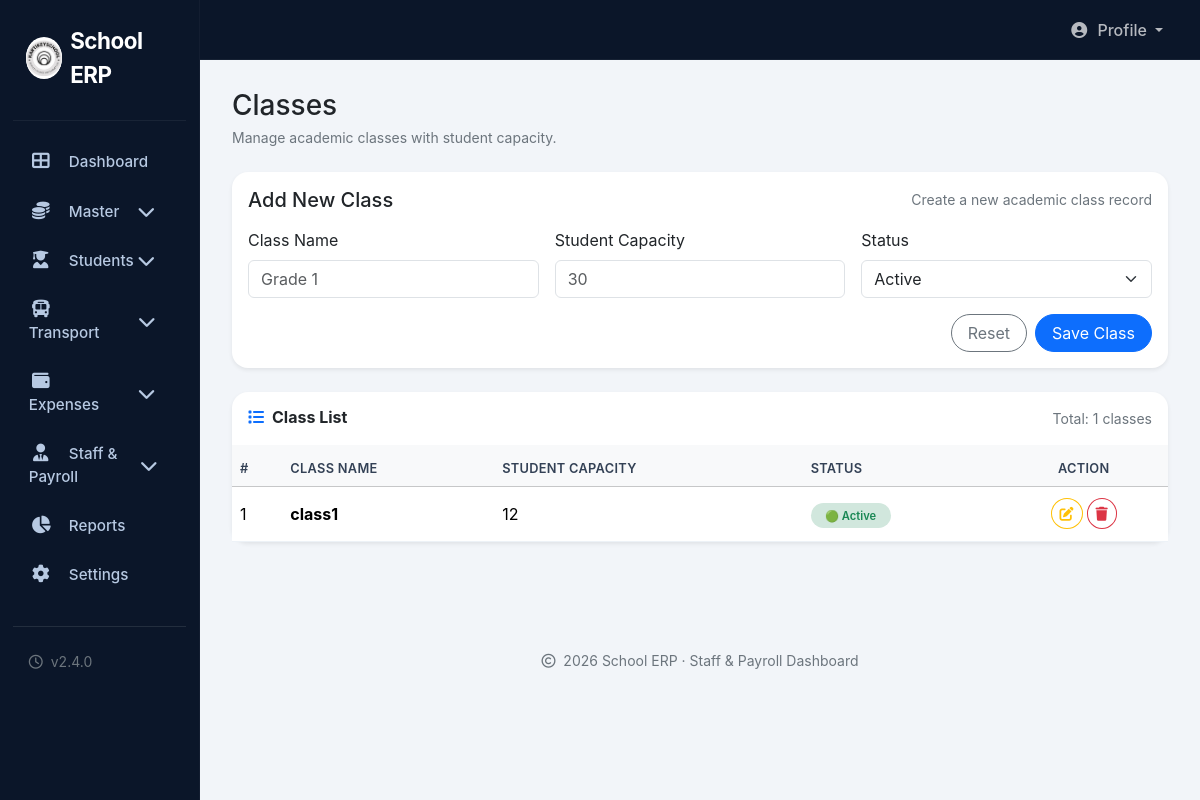
/admin/class.php (signed in), run on the app's committed database.
### tables this page shows
CREATE TABLE `classes` (
  `id` int(11) NOT NULL,
  `class_name` varchar(50) NOT NULL,
  `student_capacity` int(11) DEFAULT 0,
  `status` enum('Active','Inactive') DEFAULT 'Active',
  `created_at` timestamp NOT NULL DEFAULT current_timestamp()
);

### admin/class.php (the view, shortened to what this page needs)
<?php
include '../config/config.php';
$edit_data = null;
$classes = $conn->query("SELECT * FROM classes ORDER BY id ASC")->fetchAll();
$total_classes = count($classes);
include 'includes/header.php';
?>
<div class="main-content">
    <div class="d-flex justify-content-between align-items-center flex-wrap gap-3 mb-4">
        <div>
            <h3 class="mb-1">Classes</h3>
            <div class="text-secondary small">Manage academic classes with student capacity.</div>
        </div>
    </div>
    <div class="card border-0 rounded-4 shadow-sm mb-4">
        <div class="card-body">
            <div class="d-flex align-items-center justify-content-between flex-wrap gap-2 mb-3">
                <h5 class="mb-0">Add New Class</h5>
                <span class="text-secondary small">Create a new academic class record</span>
            </div>
                    <form class="row g-3" method="post">
                <div class="col-md-4">
                    <label class="form-label">Class Name</label>
                    <input type="text" class="form-control" name="<?php echo isset($edit_data) ? 'edit_class_name' : 'class_name'; ?>" placeholder="Grade 1" value="<?php echo htmlspecialchars($edit_data['class_name'] ?? ''); ?>" required>
                </div>
                <div class="col-md-4">
                    <label class="form-label">Student Capacity</label>
                    <input type="number" class="form-control" name="<?php echo isset($edit_data) ? 'edit_student_capacity' : 'student_capacity'; ?>" placeholder="30" min="0" value="<?php echo htmlspecialchars($edit_data['student_capacity'] ?? ''); ?>" required>
                </div>
                <div class="col-md-4">
                    <label class="form-label">Status</label>
                    <select class="form-select" name="<?php echo isset($edit_data) ? 'edit_status' : 'status'; ?>">
                        <option value="Active" <?php echo (isset($edit_data['status']) && $edit_data['status'] === 'Active') ? 'selected' : ''; ?>>Active</option>
                    </select>
                </div>
                <div class="col-12 d-flex justify-content-end gap-2">
                    <?php if (isset($edit_data)): ?>
                        <a href="class.php" class="btn btn-outline-secondary rounded-pill px-3">Cancel</a>
                        <button type="submit" name="edit_class" class="btn btn-primary rounded-pill px-3">Update Class</button>
                    <?php else: ?>
                        <button type="reset" class="btn btn-outline-secondary rounded-pill px-3">Reset</button>
                        <button type="submit" name="add_class" class="btn btn-primary rounded-pill px-3">Save Class</button>
                    <?php endif; ?>
                </div>
            </form>
        </div>
    </div>
    <div class="card border-0 rounded-4 shadow-sm">
        <div class="card-header bg-transparent border-bottom-0 p-3">
            <div class="d-flex justify-content-between align-items-center">
                <h6 class="mb-0 fw-bold"><i class="fas fa-list text-primary me-2"></i>Class List</h6>
                <span class="text-secondary small">Total: <?php echo $total_classes; ?> classes</span>
            </div>
        </div>
        <div class="card-body p-0">
            <div class="table-responsive">
                <table class="table table-custom align-middle mb-0">
                    <thead class="table-light">
                        <tr>
                            <th>#</th>
                            <th>Class Name</th>
                            <th>Student Capacity</th>
                            <th>Status</th>
                            <th class="text-center">Action</th>
                        </tr>
                    </thead>
                    <tbody>
                        <?php if (!empty($classes)): ?>
                            <?php $sn = 1; foreach ($classes as $row): ?>
                                <tr>
                                    <td><?php echo $sn++; ?></td>
                                    <td><strong><?php echo htmlspecialchars($row['class_name']); ?></strong></td>
                                    <td><?php echo (int)$row['student_capacity']; ?></td>
                                    <td>
                                        <?php if ($row['status'] == 'Active'): ?>
                                            <span class="status-badge bg-success-subtle text-success">🟢 Active</span>
                                        <?php else: ?>
                                            <span class="status-badge bg-danger-subtle text-danger">🔴 Inactive</span>
                                        <?php endif; ?>
                                    </td>
                                    <td class="text-center">
                                        <div class="d-flex gap-1 justify-content-center">
                                            <a href="class.php?edit=<?php echo $row['id']; ?>" class="btn btn-sm btn-outline-warning rounded-circle" title="Edit">
                                                <i class="fas fa-edit"></i>
                                            </a>
                                            <a href="class.php?delete=<?php echo $row['id']; ?>" class="btn btn-sm btn-outline-danger rounded-circle" title="Delete" onclick="return confirm('Are you sure you want to delete this class?')">
                                                <i class="fas fa-trash"></i>
                                            </a>
                                        </div>
                                    </td>
                                </tr>
                            <?php endforeach; ?>
                        <?php endif; ?>
                    </tbody>
                </table>
            </div>
        </div>
    </div>
</div>
<?php include 'includes/footer.php'; ?>

### admin/style/ok.css (style rules this page uses)
* { box-sizing: border-box; }
body { background: #f2f5f9; font-family: 'Inter', system-ui, -apple-system, sans-serif; height: 100vh; overflow-x: hidden; }
.main-content { flex: 1; padding: 1.8rem 2rem 2rem 2rem; background: #f2f5f9; }
.table-custom th { border-top: none; font-weight: 600; color: #334155; font-size: 0.8rem; text-transform: uppercase; letter-spacing: 0.3px; padding: 0.9rem 0.5rem 0.5rem 0.5rem; }
.table-custom td { padding: 0.7rem 0.5rem; vertical-align: middle; border-color: #edf2f7; }
.status-badge { font-size: 0.7rem; font-weight: 600; padding: 0.35rem 0.9rem; border-radius: 30px; }

### data on the page
classes: class_name "class1", student_capacity "12", status "🟢 Active"

### other printed values
$total_classes "1"
